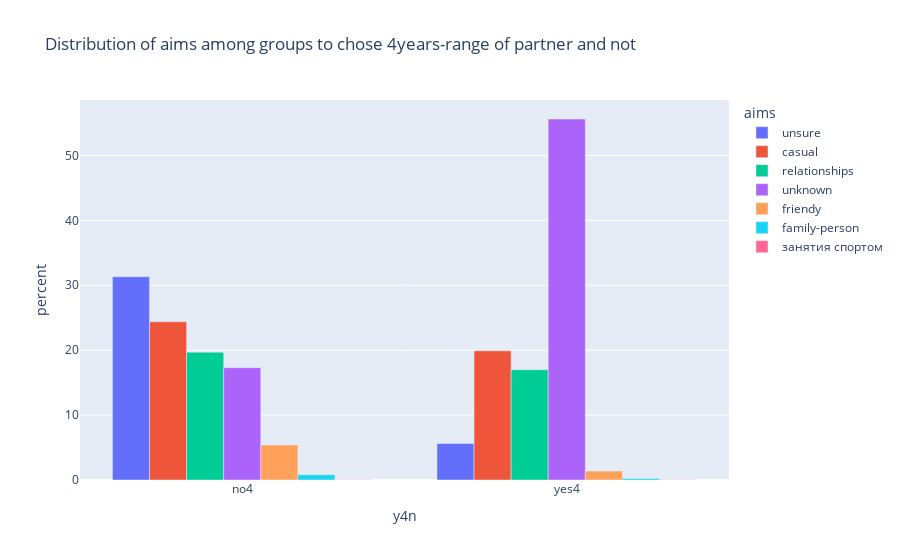

Notebook cell for this chart:
### Code cell
all_aims = aims1.append(aims2)
fig = px.bar(all_aims, x="y4n", y="percent",
             color='aims', barmode='group', title='Distribution of aims among groups to chose 4years-range of partner and not'
             )
fig.show()

### Figure 1 — Plotly figure (JSON) as saved in the notebook; plotly's stock layout.template omitted (floating-point values rounded to 4 significant figures)
{"data": [{"alignmentgroup": "True", "hovertemplate": "aims=unsure<br>y4n=%{x}<br>percent=%{y}<extra></extra>", "legendgroup": "unsure", "marker": {"color": "#636efa", "pattern": {"shape": ""}}, "name": "unsure", "offsetgroup": "unsure", "orientation": "v", "showlegend": true, "textposition": "auto", "type": "bar", "x": ["no4", "yes4"], "xaxis": "x", "y": [31.32, 5.622], "yaxis": "y"}, {"alignmentgroup": "True", "hovertemplate": "aims=casual<br>y4n=%{x}<br>percent=%{y}<extra></extra>", "legendgroup": "casual", "marker": {"color": "#EF553B", "pattern": {"shape": ""}}, "name": "casual", "offsetgroup": "casual", "orientation": "v", "showlegend": true, "textposition": "auto", "type": "bar", "x": ["no4", "yes4"], "xaxis": "x", "y": [24.38, 19.9], "yaxis": "y"}, {"alignmentgroup": "True", "hovertemplate": "aims=relationships<br>y4n=%{x}<br>percent=%{y}<extra></extra>", "legendgroup": "relationships", "marker": {"color": "#00cc96", "pattern": {"shape": ""}}, "name": "relationships", "offsetgroup": "relationships", "orientation": "v", "showlegend": true, "textposition": "auto", "type": "bar", "x": ["no4", "yes4"], "xaxis": "x", "y": [19.7, 16.98], "yaxis": "y"}, {"alignmentgroup": "True", "hovertemplate": "aims=unknown<br>y4n=%{x}<br>percent=%{y}<extra></extra>", "legendgroup": "unknown", "marker": {"color": "#ab63fa", "pattern": {"shape": ""}}, "name": "unknown", "offsetgroup": "unknown", "orientation": "v", "showlegend": true, "textposition": "auto", "type": "bar", "x": ["no4", "yes4"], "xaxis": "x", "y": [17.31, 55.62], "yaxis": "y"}, {"alignmentgroup": "True", "hovertemplate": "aims=friendy<br>y4n=%{x}<br>percent=%{y}<extra></extra>", "legendgroup": "friendy", "marker": {"color": "#FFA15A", "pattern": {"shape": ""}}, "name": "friendy", "offsetgroup": "friendy", "orientation": "v", "showlegend": true, "textposition": "auto", "type": "bar", "x": ["no4", "yes4"], "xaxis": "x", "y": [5.383, 1.369], "yaxis": "y"}, {"alignmentgroup": "True", "hovertemplate": "aims=family-person<br>y4n=%{x}<br>percent=%{y}<extra></extra>", "legendgroup": "family-person", "marker": {"color": "#19d3f3", "pattern": {"shape": ""}}, "name": "family-person", "offsetgroup": "family-person", "orientation": "v", "showlegend": true, "textposition": "auto", "type": "bar", "x": ["no4", "yes4"], "xaxis": "x", "y": [0.8045, 0.2375], "yaxis": "y"}, {"alignmentgroup": "True", "hovertemplate": "aims=занятия спортом<br>y4n=%{x}<br>percent=%{y}<extra></extra>", "legendgroup": "занятия спортом", "marker": {"color": "#FF6692", "pattern": {"shape": ""}}, "name": "занятия спортом", "offsetgroup": "занятия спортом", "orientation": "v", "showlegend": true, "textposition": "auto", "type": "bar", "x": ["no4", "yes4"], "xaxis": "x", "y": [0.05108, 0.02083], "yaxis": "y"}], "layout": {"barmode": "group", "legend": {"title": {"text": "aims"}, "tracegroupgap": 0}, "title": {"text": "Distribution of aims among groups to chose 4years-range of partner and not"}, "xaxis": {"anchor": "y", "domain": [0, 1], "title": {"text": "y4n"}}, "yaxis": {"anchor": "x", "domain": [0, 1], "title": {"text": "percent"}}}}
